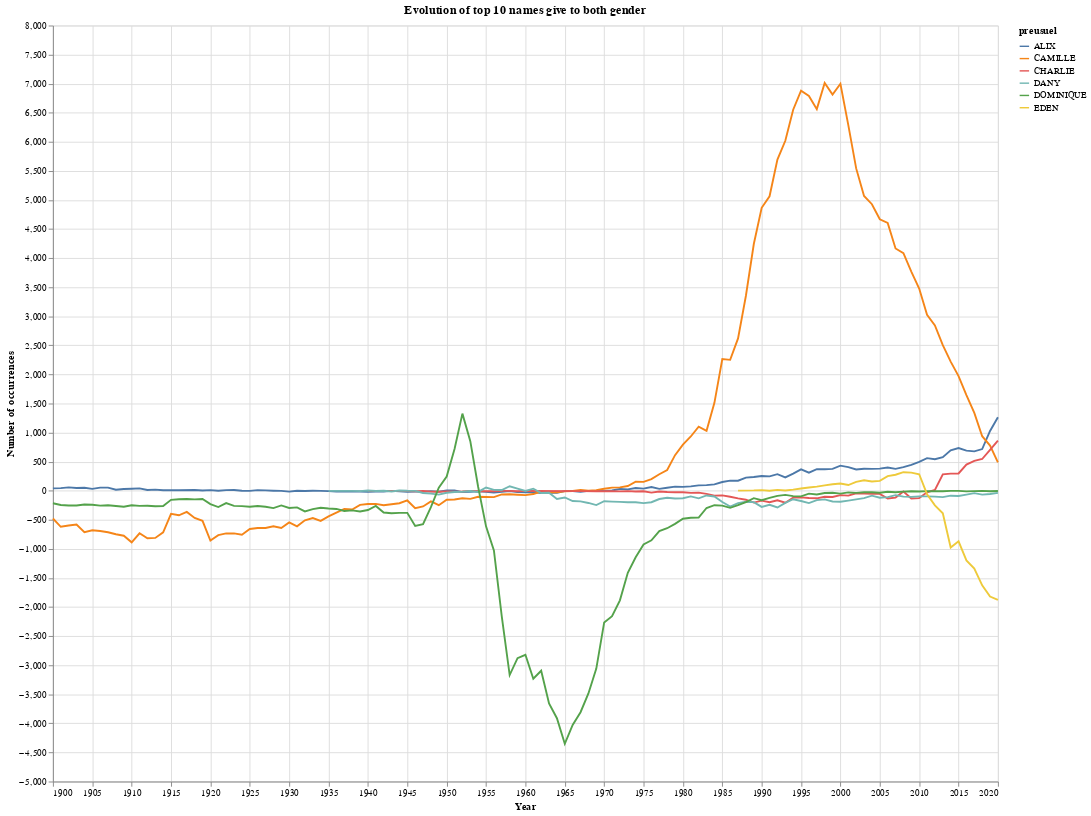

Notebook code cell kept with this figure:
### Markdown cell above
### Here some name that have change from on gender to another one

### Code cell
names_list=["ALIX","CHARLIE","EDEN","DANY","DOMINIQUE","CAMILLE"]
top10_both_rapport = final[final.preusuel.isin(names_list)]
line=alt.Chart(top10_both_rapport).mark_line().encode(
    alt.X("annais:T", title='Year'),
    alt.Y("rapport:Q", title='Number of occurrences'),
    color=alt.Color("preusuel:N", legend=alt.Legend(title="preusuel")),
    #opacity = alt.condition(single, alt.value(1.0), alt.value(0.5)),
    tooltip=[alt.Tooltip(field='preusuel', title="Name")],
).properties(width=1000, height=800, title='Evolution of top 10 names give to both gender')
line

### Figure 1 — Vega-Lite specification as saved in the notebook (floating-point values rounded to 4 significant figures; data arrays with more than 128 entries replaced by an {"elided": "..."} marker saying what was removed)
{"config": {"view": {"continuousWidth": 300, "continuousHeight": 300}}, "data": {"name": "data-ed35acb608ec71f34e0baece94698be1"}, "mark": {"type": "line"}, "encoding": {"color": {"field": "preusuel", "legend": {"title": "preusuel"}, "type": "nominal"}, "tooltip": [{"field": "preusuel", "title": "Name"}], "x": {"field": "annais", "title": "Year", "type": "temporal"}, "y": {"field": "rapport", "title": "Number of occurrences", "type": "quantitative"}}, "height": 800, "title": "Evolution of top 10 names give to both gender", "width": 1000, "$schema": "https://vega.github.io/schema/vega-lite/v5.17.0.json", "datasets": {"data-ed35acb608ec71f34e0baece94698be1": {"elided": "552 records"}}}
